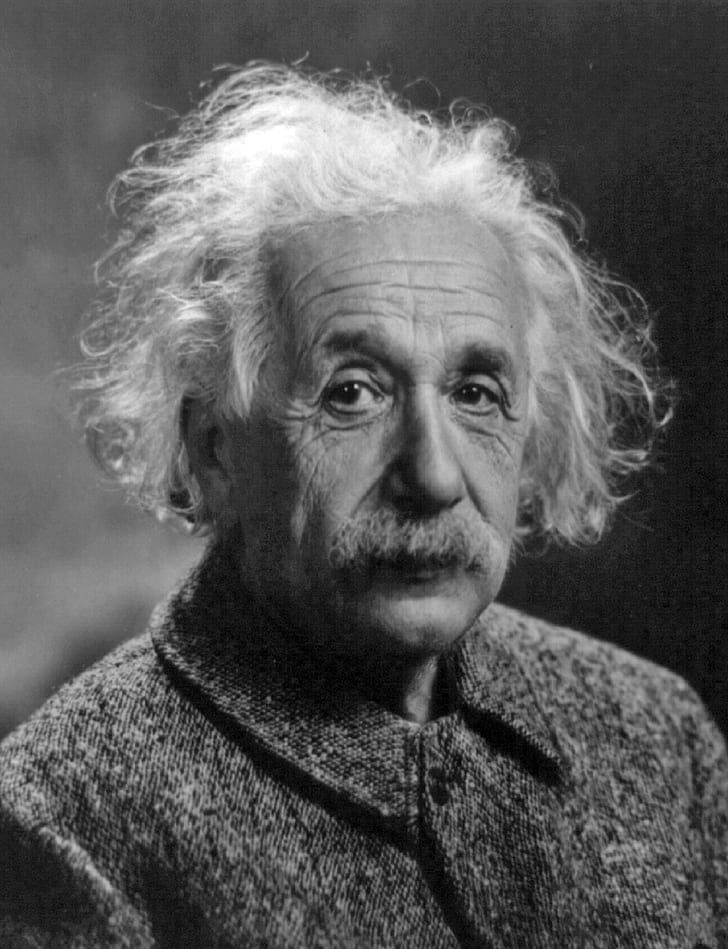
#> input picture albert-einstein_gray.jpg, 728 x 949 px, found by its file name
$ python Grayscale_Images_CH2.py
#> lines starting #> are read from the running program, lines starting #| are printed output that depends on the picture; after the words box and inside, x2 and y2 are one past the last pixel; in counts of white or black regions, pixels touching at a corner belong together
import os
os.getcwd()
os.chdir(r'C:\\Users\\dusti\\Documents\\CV_Course')

import numpy as np
import matplotlib.pyplot as plt

#start with using numpy
im = np.arange(256) #create an array
im

im.shape

im = im[np.newaxis, :] #convert shape to array of 32 elements
im.shape

im = np.repeat(im, 100, axis = 0) #enlarge array to 100 rows
im.shape

im #shows the array in the terminal

plt.imshow(im, cmap = "gray") #build as an image
plt.show() #render the image
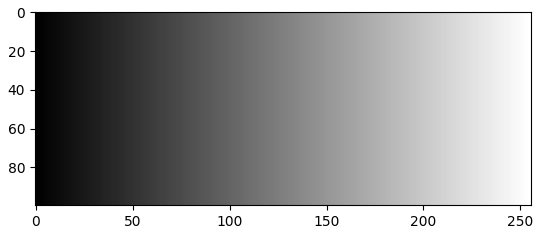
#> figure drawn by matplotlib, 1 panel


#processing grayscale images

#don't really need this chunk, just check the path and files available
#cwd = os.getcwd()  # Get the current working directory (cwd)
#files = os.listdir(cwd)  # Get all the files in that directory
#print("Files in %r: %s" % (cwd, files))

#imread isn't used anymore, use PIL.Image.open
#im = plt.imread(r'C:/Users/dusti/anaconda3/envs/CV_Course/albert-einstein_gray.jpg')

from PIL import Image


file_path = 'C:\\Users\\dusti\\Documents\\CV_Course\\albert-einstein_gray.jpg'
if os.path.exists(file_path):
    im2 = Image.open(file_path)
#> im2 is the input picture: PIL image 728x949 L; min 0, max 255, mean 89.4
    im2.show()
else:
    print('File not found')

#im2 = Image.open(r'albert-einstein_gray.jpg')
#im2.show()

type(im2)
im2 = np.array(im2) #convert to numpy array, the way the course shows doesn't work with PIL
im2.shape
im2.dtype

plt.imshow(im2, cmap = 'gray')
plt.show() #rendered image should show on a graph as it's an array now

im2 #to show the matrix of values

im2[23, 300] #get the color code value for this position in the matrix

im2[23:100, 40:100] = 255 #replace these positions with pure white
plt.imshow(im2, cmap = 'gray')
plt.show()

im2[300:400, 40:100] = 0 #replace these positions with pure black
plt.imshow(im2, cmap = 'gray')
plt.show()

plt.imsave(r'albert-einstein_gray_modified.jpg', im2, cmap = 'gray') #save the image as a jpeg in the path


#running the same process with OpenCV
#install opencv-contrib-python in the conda env with pip not conda

#Grayscale Images in OpenCV
import cv2
#you also need matplotlib for OpenCV, but we already have it installed

img = cv2.imread(r'albert-einstein_gray.jpg', cv2.IMREAD_GRAYSCALE) #imread still works with OpenCV
type(img)
img.dtype
img.shape
img[23, 100] = 200
#> img: shape (949, 728); under 0.01% of pixels changed, all inside (x1, y1, x2, y2) = (100, 23, 101, 24)
plt.imshow(img, cmap = 'gray') #render the image
plt.show()

cv2.imshow('Gray', img) #use this chunk to render the image in OpenCV
cv2.waitKey(0)
cv2.destroyAllWindows()

img[500:700, 500:600] = 255 #replace part of the image with white
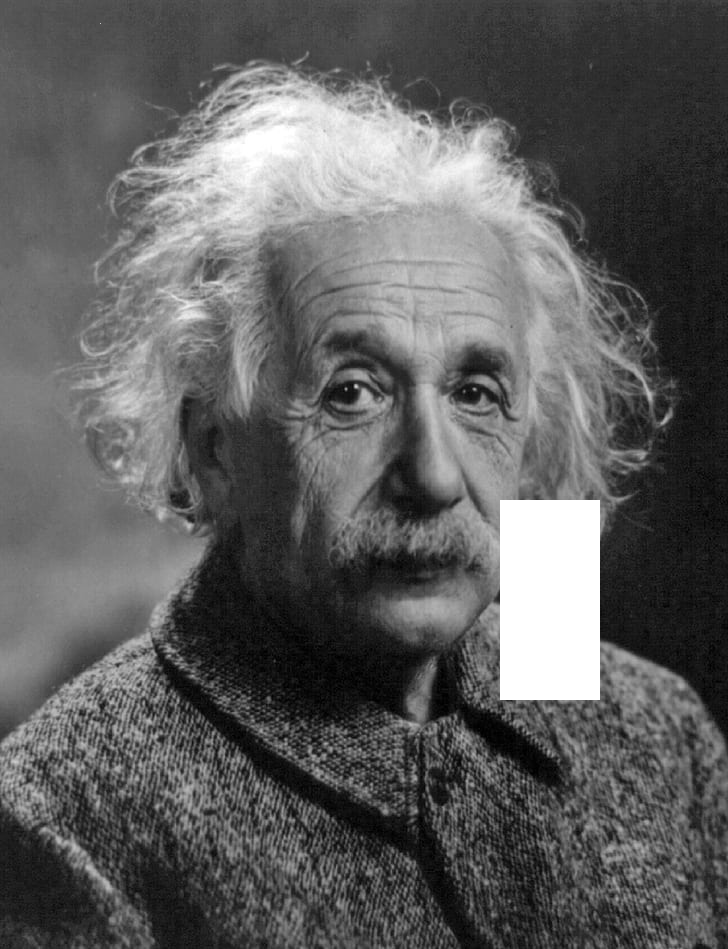
#> img: shape (949, 728); min 0, max 255, mean 94.4
cv2.imshow('Gray', img) #use this chunk to render the image in OpenCV
cv2.waitKey(0)
cv2.destroyAllWindows()
cv2.imwrite(r'albert-einstein_gray_opencv.jpg', img)


#RGB Images
#using Matplotlib
cim = plt.imread(r'tulips.jpg') #imread is working now.  not sure what's going on with the first iamge above
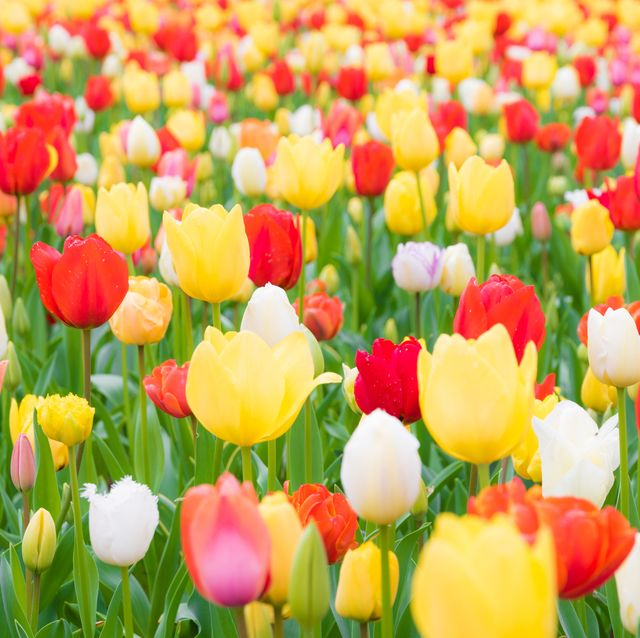
#> input picture tulips.jpg, 640 x 638 px
#> cim is the input picture: shape (638, 640, 3); mean R, G, B 197.5, 161.1, 87.5
plt.imshow(cim)
plt.show()

cim.shape #output as (row, col, channels)
type(cim)
cim.dtype

#diplay image by channels with subplots
R = cim[:, :, 0]
G = cim[:, :, 1]
B = cim[:, :, 2]

plt.figure(1)
plt.subplot(231) #2x3 grid, 1st plot
plt.imshow(cim)
plt.xticks([])
plt.yticks([])

plt.subplot(232) #2x3 grid, 2nd plot
plt.imshow(cim)
plt.xticks([])
plt.yticks([])

plt.subplot(233) #2x3 grid, 3rd plot
plt.imshow(cim)
plt.xticks([])
plt.yticks([])

plt.subplot(234) #2x3 grid, 4th plot, brightness in image is contribution from that channel
plt.imshow(R, cmap = 'gray')
plt.xticks([])
plt.yticks([])
plt.title('Red')

plt.subplot(235) #2x3 grid, 5th plot
plt.imshow(G, cmap = 'gray')
plt.xticks([])
plt.yticks([])
plt.title('Green')

plt.subplot(236) #2x3 grid, 6th plot
plt.imshow(B, cmap = 'gray')
plt.xticks([])
plt.yticks([])
plt.title('Blue')
plt.show()


#Using OpenCV which translates RGB images as BGR
cim = cv2.imread(r'tulips.jpg') #imread is working now.  not sure what's going on with the first iamge above
plt.imshow(cim)
plt.show()

cim.shape #output as (row, col, channels)
type(cim)
cim.dtype

#diplay image by channels with subplots
cim = cim[:, :, :: -1] #reversing the order of the channels due to OpenCV being backwards
R = cim[:, :, 0]
G = cim[:, :, 1]
B = cim[:, :, 2]

plt.figure(1)
plt.subplot(231) #2x3 grid, 1st plot
plt.imshow(cim)
plt.xticks([])
plt.yticks([])

plt.subplot(232) #2x3 grid, 2nd plot
plt.imshow(cim)
plt.xticks([])
plt.yticks([])

plt.subplot(233) #2x3 grid, 3rd plot
plt.imshow(cim)
plt.xticks([])
plt.yticks([])

plt.subplot(234) #2x3 grid, 4th plot, brightness in image is contribution from that channel
plt.imshow(R, cmap = 'gray')
plt.xticks([])
plt.yticks([])
plt.title('Red')

plt.subplot(235) #2x3 grid, 5th plot
plt.imshow(G, cmap = 'gray')
plt.xticks([])
plt.yticks([])
plt.title('Green')

plt.subplot(236) #2x3 grid, 6th plot
plt.imshow(B, cmap = 'gray')
plt.xticks([])
plt.yticks([])
plt.title('Blue')
plt.show()

#resetting the values for part of the image to only red
R[100:400, 100:400] = 255
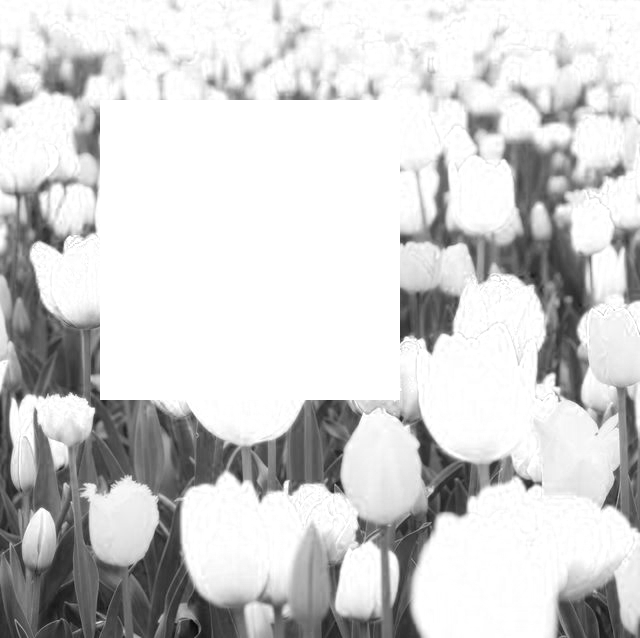
#> R: shape (638, 640); min 6, max 255, mean 208.2
G[100:400, 100:400] = 0
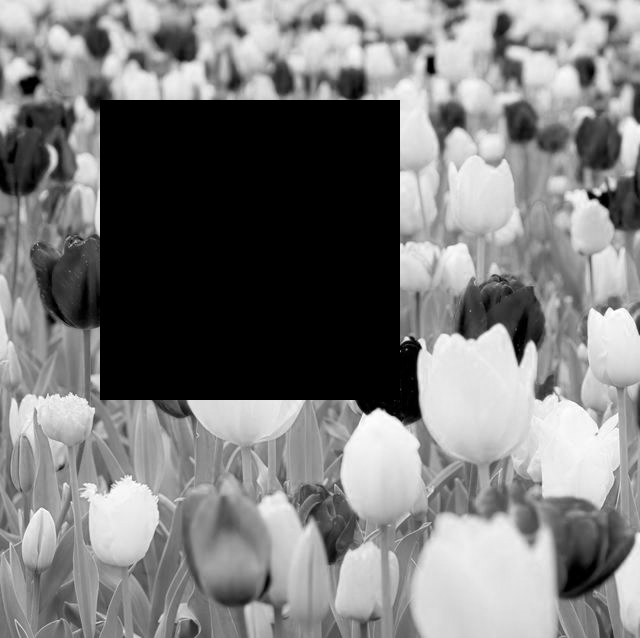
#> G: shape (638, 640); min 0, max 255, mean 124
B[100:400, 100:400] = 0
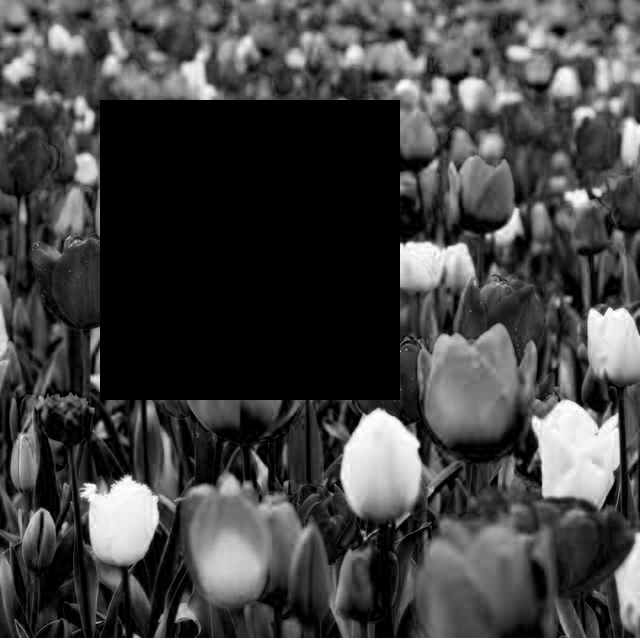
#> B: shape (638, 640); min 0, max 255, mean 66.9
cim[:, :, 0] = R
cim[:, :, 1] = G
cim[:, :, 2] = B

plt.figure(1)
plt.subplot(231) #2x3 grid, 1st plot
plt.imshow(cim)
plt.xticks([])
plt.yticks([])

plt.subplot(232) #2x3 grid, 2nd plot
plt.imshow(cim)
plt.xticks([])
plt.yticks([])

plt.subplot(233) #2x3 grid, 3rd plot
plt.imshow(cim)
plt.xticks([])
plt.yticks([])

plt.subplot(234) #2x3 grid, 4th plot, brightness in image is contribution from that channel
plt.imshow(R, cmap = 'gray')
plt.xticks([])
plt.yticks([])
plt.title('Red')

plt.subplot(235) #2x3 grid, 5th plot
plt.imshow(G, cmap = 'gray')
plt.xticks([])
plt.yticks([])
plt.title('Green')

plt.subplot(236) #2x3 grid, 6th plot
plt.imshow(B, cmap = 'gray')
plt.xticks([])
plt.yticks([])
plt.title('Blue')
plt.show()

#quiz - making a new image, then manipulating it to be RGB in Matplotlib
rgb = np.zeros((100,150,3), dtype='uint8')
rgb[:,0:50,0] = 255 #red
rgb[:,50:100,1] = 255 #green
rgb[:,100:150,2] = 255 #blue

plt.imshow(rgb)
plt.show()
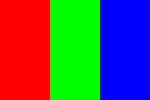
#> shown: shape (100, 150, 3); mean R, G, B 85, 85, 85

#OpenCV - notice that the colors are backwards
cv2.imshow('RGB', rgb)
cv2.waitKey(0)
cv2.destroyAllWindows()

#Color Cone
##  HSV - hue / color in degrees [0, 360], saturation / intensity [0, 1], value / brightness [0, 1]
#Conversions RGB to HSV
##  V = max = max(R, G, B), min = min(R, G, B)
##  S = (max - min) / max, or S = 0, if V = 0
##            / 0 + (G - B) / (max - min), if max = R (use if max is R value)
##  H = 60 * {  2 + (B - R) / (max - min), if max = G (use if max is G value)
##            \ 4 + (R - G) / (max - min), if max = B (use if max is B value)
##  H = H + 360, if H < 0

#Convert RGB to HSV in code
def f_rgb_to_hsv(r, g, b, scaleFactor):
    r, g, b = r / 255.0, g / 255.0, b / 255.0
    cmax = max(r, g, b)
    cmin = min(r, g, b)
    diff = cmax - cmin
    if cmax == cmin:
        h = 0
    elif cmax == r:
        h = (60 * ((g - b) / diff) + 0) % 360
    elif cmax == g:
        h = (60 * ((b - r) / diff) + 120) % 360
    elif cmax == b:
        h = (60 * ((r - g) / diff) + 240) % 360

    if h < 0:
        h = h + 360
    if cmax == 0:
        s = 0
    else:
        s = (diff / cmax) * scaleFactor
    v = cmax * scaleFactor
    return h, s, v

print(f_rgb_to_hsv(100, 200, 50, 100)) #this is for one pixel, when convering an image it ourputs a matrix for each channel

im = cv2.imread(r'tulips.jpg')
HsvIm = cv2.cvtColor(im, cv2.COLOR_BGR2HSV) #converts image to HSV using openCV function
#> HsvIm: shape (638, 640, 3); mean H, S, V 40.4, 155.5, 210.1
type(HsvIm)
HsvIm.shape
